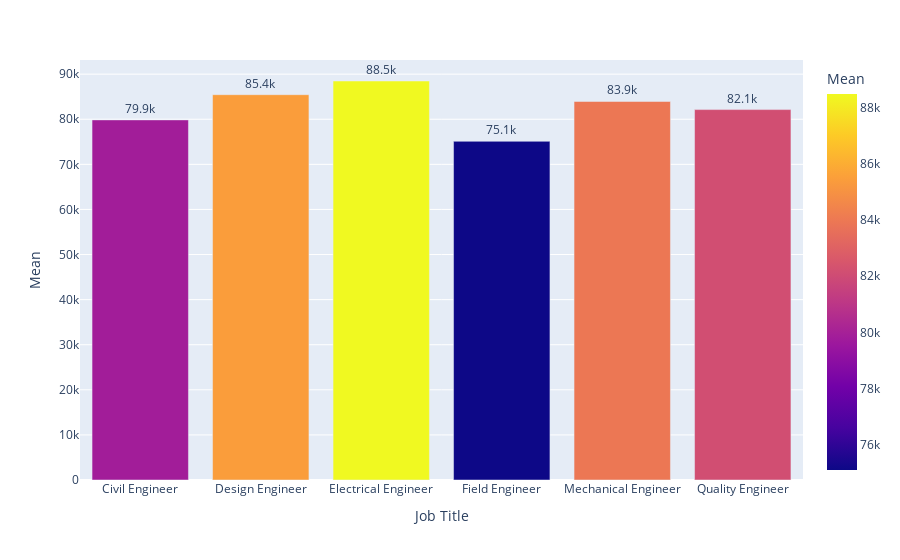

Source (notebook cell):
### Code cell
df_mean_EN_plt = px.bar(df_mean_EN, y='Mean', x='Job Title', text='Mean', color='Mean')
df_mean_EN_plt.update_traces(texttemplate='%{text:.3s}', textposition='outside')
df_mean_EN_plt.update_layout(uniformtext_minsize=8, uniformtext_mode='hide')
df_mean_EN_plt.show()

### Figure 1 — Plotly figure (JSON) as saved in the notebook; plotly's stock layout.template omitted (floating-point values rounded to 4 significant figures)
{"data": [{"alignmentgroup": "True", "hoverlabel": {"namelength": 0}, "hovertemplate": "Job Title=%{x}<br>Mean=%{marker.color}", "legendgroup": "", "marker": {"color": [79860.0, 85450.0, 88480.0, 75110.0, 83940.0, 82140.0], "coloraxis": "coloraxis"}, "name": "", "offsetgroup": "", "orientation": "v", "showlegend": false, "text": [79860.0, 85450.0, 88480.0, 75110.0, 83940.0, 82140.0], "textposition": "outside", "texttemplate": "%{text:.3s}", "type": "bar", "x": ["Civil Engineer", "Design Engineer", "Electrical Engineer", "Field Engineer", "Mechanical Engineer", "Quality Engineer"], "xaxis": "x", "y": [79860.0, 85450.0, 88480.0, 75110.0, 83940.0, 82140.0], "yaxis": "y"}], "layout": {"barmode": "relative", "coloraxis": {"colorbar": {"title": {"text": "Mean"}}, "colorscale": [[0, "#0d0887"], [0.1111, "#46039f"], [0.2222, "#7201a8"], [0.3333, "#9c179e"], [0.4444, "#bd3786"], [0.5556, "#d8576b"], [0.6667, "#ed7953"], [0.7778, "#fb9f3a"], [0.8889, "#fdca26"], [1, "#f0f921"]]}, "legend": {"tracegroupgap": 0}, "margin": {"t": 60}, "uniformtext": {"minsize": 8, "mode": "hide"}, "xaxis": {"anchor": "y", "domain": [0, 1], "title": {"text": "Job Title"}}, "yaxis": {"anchor": "x", "domain": [0, 1], "title": {"text": "Mean"}}}}
